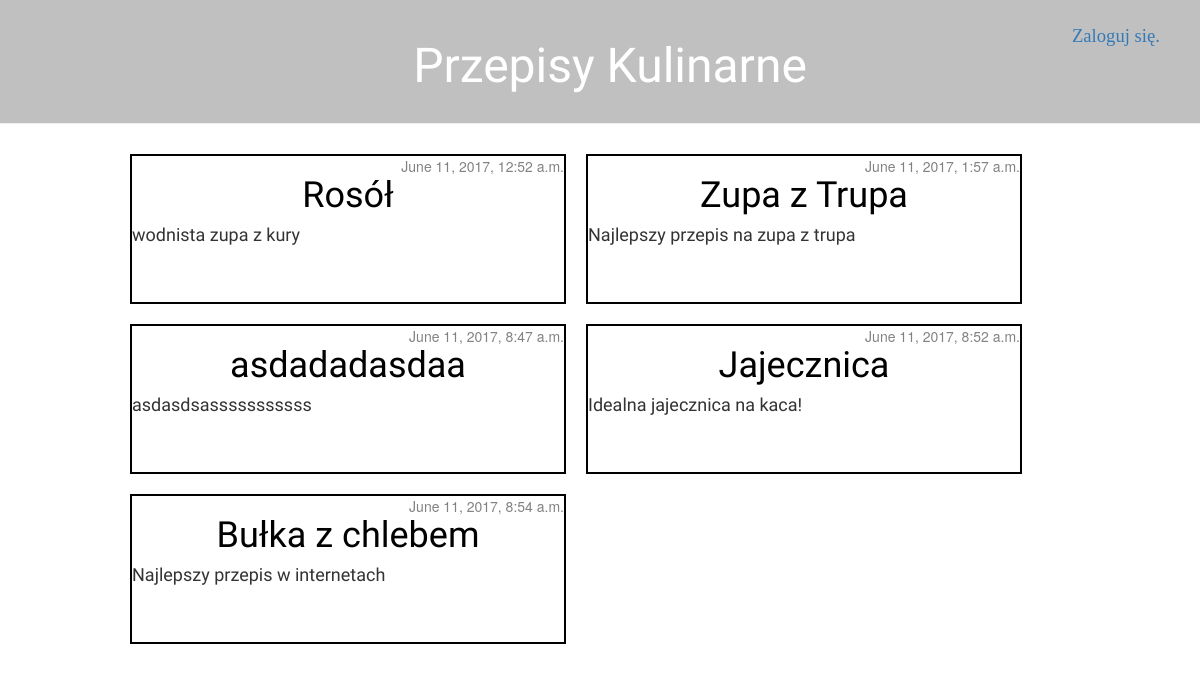
The page / on the database its author committed.
### homework/models.py (models this page shows, shortened)
class Post(models.Model):
    author = models.ForeignKey('auth.User')
    title = models.CharField(max_length=100)
    desc = models.TextField(max_length=200)
    text = models.TextField()
    published_date = models.DateTimeField(
            default=timezone.now)

### homework/views.py (the view)
# urls.py: url(r'^$', views.post_list, name='post_list'),
def post_list(request):
    posts = Post.objects.filter(published_date__lte=timezone.now()).order_by('published_date')
    return render(request, 'homework/post_list.html', {'posts': posts})

### homework/templates/homework/post_list.html
{% extends 'homework/base.html' %}
{% block content %}
    {% for post in posts %}
        <div class="post">
            <div class="date">
                {{ post.published_date }}
            </div>
        <h1><center><a href="{% url 'post_detail' pk=post.pk %}">{{ post.title }}</a></center></h1>
            <div class="post.desc">
                <h4>{{ post.desc|linebreaksbr }}</h4>
            </div>
        </div>
    {% endfor %}
{% endblock content %}

### static/css/blog.css (style rules this page uses)
h1, h2, h3, h4 { font-family: 'Lobster', cursive; }
.date { float: right; color: #828282; }
.post { float: left; margin: 10px; width: 436px; height: 150px; border: 2px solid black; }
.post h1 a, .post h1 a:visited { color: #000000; }

### rows shown on the page
Post: published_date "June 11, 2017, 12:52 a.m.", title "Rosół", desc "wodnista zupa z kury"
Post: published_date "June 11, 2017, 1:57 a.m.", title "Zupa z Trupa", desc "Najlepszy przepis na zupa z trupa"
Post: published_date "June 11, 2017, 8:47 a.m.", title "asdadadasdaa", desc "asdasdsasssssssssss"
Post: published_date "June 11, 2017, 8:52 a.m.", title "Jajecznica", desc "Idealna jajecznica na kaca!"
Post: published_date "June 11, 2017, 8:54 a.m.", title "Bułka z chlebem", desc "Najlepszy przepis w internetach"
